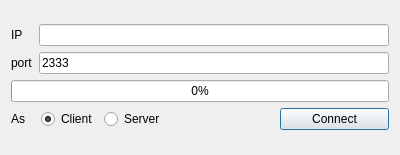
<?xml version="1.0" encoding="UTF-8"?>
<ui version="4.0">
 <class>LoginDialog</class>
 <widget class="QDialog" name="LoginDialog">
  <property name="geometry">
   <rect>
    <x>0</x>
    <y>0</y>
    <width>400</width>
    <height>155</height>
   </rect>
  </property>
  <property name="sizePolicy">
   <sizepolicy hsizetype="Fixed" vsizetype="Fixed">
    <horstretch>0</horstretch>
    <verstretch>0</verstretch>
   </sizepolicy>
  </property>
  <property name="windowTitle">
   <string>Connect</string>
  </property>
  <layout class="QVBoxLayout" name="verticalLayout_4">
   <item>
    <layout class="QVBoxLayout" name="verticalLayout_3">
     <item>
      <layout class="QHBoxLayout" name="horizontalLayout">
       <item>
        <layout class="QVBoxLayout" name="verticalLayout">
         <item>
          <widget class="QLabel" name="ipLabel">
           <property name="text">
            <string>IP</string>
           </property>
          </widget>
         </item>
         <item>
          <widget class="QLabel" name="portLabel">
           <property name="text">
            <string>port</string>
           </property>
          </widget>
         </item>
        </layout>
       </item>
       <item>
        <layout class="QVBoxLayout" name="verticalLayout_2">
         <item>
          <widget class="QLineEdit" name="ipInput"/>
         </item>
         <item>
          <widget class="QLineEdit" name="portInput">
           <property name="text">
            <string>2333</string>
           </property>
          </widget>
         </item>
        </layout>
       </item>
      </layout>
     </item>
     <item>
      <widget class="QProgressBar" name="connectionProgress">
       <property name="value">
        <number>0</number>
       </property>
      </widget>
     </item>
     <item>
      <layout class="QHBoxLayout" name="horizontalLayout_2">
       <item>
        <widget class="QLabel" name="label">
         <property name="text">
          <string>As</string>
         </property>
        </widget>
       </item>
       <item>
        <spacer name="horizontalSpacer_2">
         <property name="orientation">
          <enum>Qt::Horizontal</enum>
         </property>
         <property name="sizeType">
          <enum>QSizePolicy::Preferred</enum>
         </property>
         <property name="sizeHint" stdset="0">
          <size>
           <width>10</width>
           <height>20</height>
          </size>
         </property>
        </spacer>
       </item>
       <item>
        <widget class="QRadioButton" name="clientButton">
         <property name="text">
          <string>Client</string>
         </property>
         <property name="checked">
          <bool>true</bool>
         </property>
        </widget>
       </item>
       <item>
        <widget class="QRadioButton" name="serverButton">
         <property name="text">
          <string>Server</string>
         </property>
        </widget>
       </item>
       <item>
        <spacer name="horizontalSpacer">
         <property name="orientation">
          <enum>Qt::Horizontal</enum>
         </property>
         <property name="sizeHint" stdset="0">
          <size>
           <width>20</width>
           <height>20</height>
          </size>
         </property>
        </spacer>
       </item>
       <item>
        <widget class="QPushButton" name="connectButton">
         <property name="sizePolicy">
          <sizepolicy hsizetype="Expanding" vsizetype="Fixed">
           <horstretch>0</horstretch>
           <verstretch>0</verstretch>
          </sizepolicy>
         </property>
         <property name="text">
          <string>Connect</string>
         </property>
        </widget>
       </item>
      </layout>
     </item>
    </layout>
   </item>
  </layout>
 </widget>
 <resources/>
 <connections/>
</ui>
